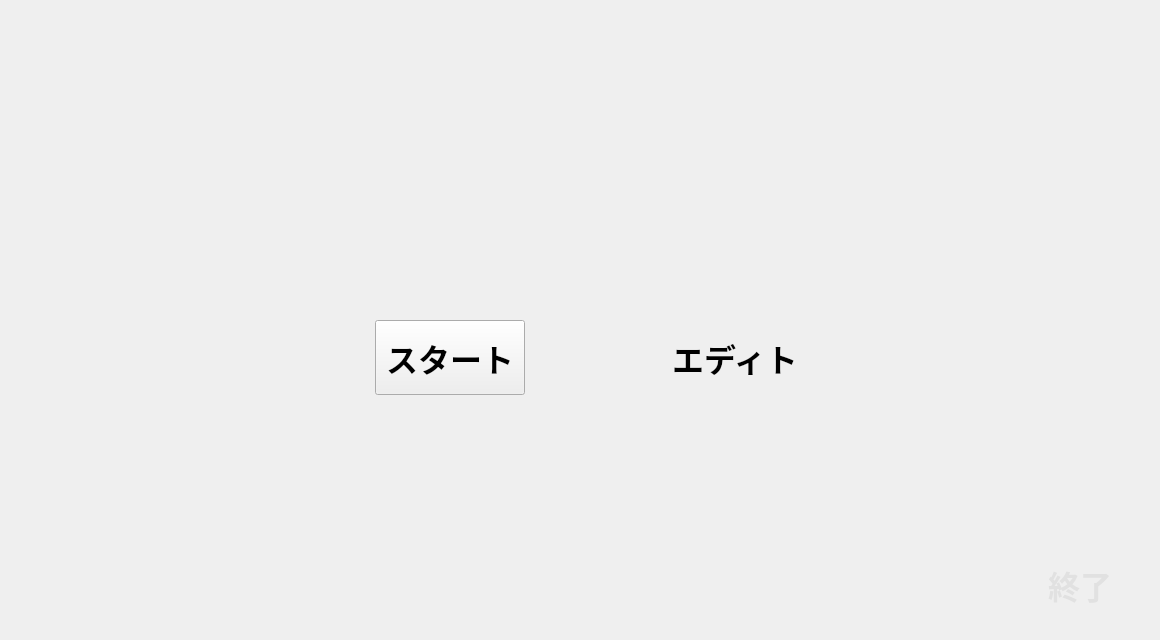
<?xml version="1.0" encoding="UTF-8"?>
<ui version="4.0">
 <class>begin</class>
 <widget class="QWidget" name="begin">
  <property name="geometry">
   <rect>
    <x>0</x>
    <y>0</y>
    <width>1160</width>
    <height>640</height>
   </rect>
  </property>
  <property name="windowTitle">
   <string>Chess Game</string>
  </property>
  <property name="styleSheet">
   <string notr="true"/>
  </property>
  <widget class="QPushButton" name="start">
   <property name="geometry">
    <rect>
     <x>375</x>
     <y>320</y>
     <width>150</width>
     <height>75</height>
    </rect>
   </property>
   <property name="font">
    <font>
     <pointsize>24</pointsize>
     <weight>75</weight>
     <italic>false</italic>
     <bold>true</bold>
     <underline>false</underline>
     <strikeout>false</strikeout>
     <kerning>true</kerning>
    </font>
   </property>
   <property name="styleSheet">
    <string notr="true">QPushButton {
color:rgb(0, 0, 0);
border:none;
background-color:transparent;
}
QPushButton :pressed{
background-color:qlineargradient(spread:pad, x1:0, y1:1, x2:0, y2:0, stop:0 rgba(0, 0, 0, 255), stop:1 rgba(97, 103, 205, 255));
}rrr</string>
   </property>
   <property name="text">
    <string>スタート</string>
   </property>
   <property name="iconSize">
    <size>
     <width>16</width>
     <height>16</height>
    </size>
   </property>
   <property name="default">
    <bool>false</bool>
   </property>
   <property name="flat">
    <bool>false</bool>
   </property>
  </widget>
  <widget class="QLabel" name="label">
   <property name="geometry">
    <rect>
     <x>0</x>
     <y>0</y>
     <width>1160</width>
     <height>640</height>
    </rect>
   </property>
   <property name="styleSheet">
    <string notr="true">background-image:url(:/pic/begin.png)</string>
   </property>
   <property name="text">
    <string/>
   </property>
  </widget>
  <widget class="QPushButton" name="edit">
   <property name="geometry">
    <rect>
     <x>660</x>
     <y>320</y>
     <width>150</width>
     <height>75</height>
    </rect>
   </property>
   <property name="font">
    <font>
     <pointsize>24</pointsize>
     <weight>75</weight>
     <bold>true</bold>
    </font>
   </property>
   <property name="styleSheet">
    <string notr="true">QPushButton {
color:rgb(0, 0, 0);
border:none;
background-color:transparent;
}
QPushButton :pressed{
background-color:qlineargradient(spread:pad, x1:1, y1:0, x2:1, y2:1, stop:0 rgba(255, 255, 255, 255), stop:1 rgba(97, 103, 205, 255));
}</string>
   </property>
   <property name="text">
    <string>エディト</string>
   </property>
  </widget>
  <widget class="QPushButton" name="end">
   <property name="geometry">
    <rect>
     <x>1020</x>
     <y>550</y>
     <width>120</width>
     <height>70</height>
    </rect>
   </property>
   <property name="font">
    <font>
     <pointsize>24</pointsize>
     <weight>75</weight>
     <bold>true</bold>
    </font>
   </property>
   <property name="styleSheet">
    <string notr="true">QPushButton {
color:rgb(225, 225, 225);
border:none;
background-color:transparent;
}
QPushButton :pressed{
background-color:qlineargradient(spread:pad, x1:1, y1:0, x2:1, y2:1, stop:0 rgba(255, 255, 255, 255), stop:1 rgba(0, 0, 0, 255));
}</string>
   </property>
   <property name="text">
    <string>終了</string>
   </property>
  </widget>
  <zorder>label</zorder>
  <zorder>start</zorder>
  <zorder>edit</zorder>
  <zorder>end</zorder>
 </widget>
 <resources/>
 <connections/>
</ui>
